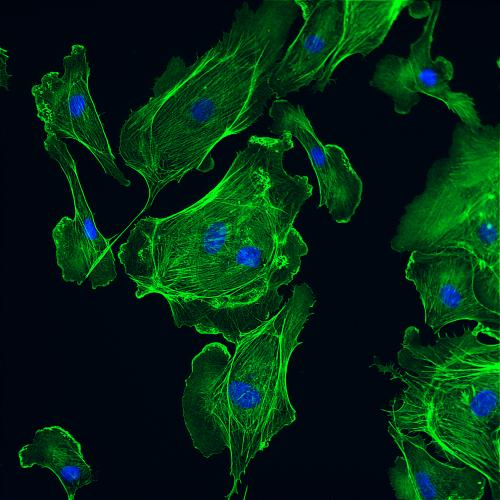
%> input picture 魔改四/cell.jpg, 500 x 500 px
$ octave diffraction_picture.m   (GNU Octave 9; MATLAB toolbox functions it lacks are replaced by stand-ins)
%> lines starting %> are read from the running program, lines starting %| are printed output that depends on the picture
### 魔改四/efrft2.m
function an = efrft2(a0,Lambda,d1,d2,f,L)
% extended fractional Fourier transform
% a0: input signal
% Lambda: wavelength
% d1: distance from input to lens
% d2: distance from lens to output
% f: focal length
% L: size of input image

N = size(a0,1);
x = [0:N-1]/N*L-L/2;
[x,y] = meshgrid(x);
u = [[0:N-1]/N-0.5]*N/L;
[u,v] = meshgrid(u);

m1x = exp(1i*pi*[-d2]*[x.^2+y.^2]/Lambda/[2*f^2-d1*d2]);
m2x = exp(1i*pi*f*[x.^2+y.^2]/Lambda/[2*f^2-d1*d2]);
m3u = exp(1i*pi*[-d1]*[x.^2+y.^2]/Lambda/[2*f^2-d1*d2]);
M2u = exp(-1i*pi*Lambda*[u.^2+v.^2]*[2*f^2-d1*d2]/f);%omit a phase factor
an = m3u.*ifft2(fft2(a0.*m1x).*fftshift(M2u));
% an = m3u.*ifft2(fft2(a0.*m1x).*fft2(m2x))/N;

### 魔改四/lens_fresnel.m
function Fi = lens_fresnel(I1,Lambda,Lx,Ly,d1,d2,f)
[M,N] = size(I1);
[u,v] = meshgrid([-N/2+1:N/2],[-M/2+1:M/2]);
u = u/Lx*Lambda;
v = v/Ly*Lambda;

[x,y] = meshgrid(([0:N-1]/N-1/2),([0:M-1]/M-1/2)); % Normarlized coordinates
x=Lx*x;
y=Lx*y;

Fhdq1 = exp(1i*2*pi*d1/Lambda)*exp(-1i*pi*d1/Lambda*[u.^2+v.^2]);
Fi = ifft2(fft2(I1).*fftshift(Fhdq1));
f1=Fi.*exp(-1j*pi*(x.^2+y.^2)/Lambda/f);
Fhdq2 = exp(1i*2*pi*d2/Lambda)*exp(-1i*pi*d2/Lambda*[u.^2+v.^2]);
Fi = ifft2(fft2(f1).*fftshift(Fhdq2));

### 魔改四/diffraction_picture.m
%   本程序用于生成位于共轭面的两幅图片

close all;
clear all;
clc;
addpath('./Functions');
%% 读图
src = imread('cell.jpg');
%> src is the input picture: size 500x500x3 uint8; mean R, G, B 3.6, 41.9, 20.2
src = rgb2gray(src);
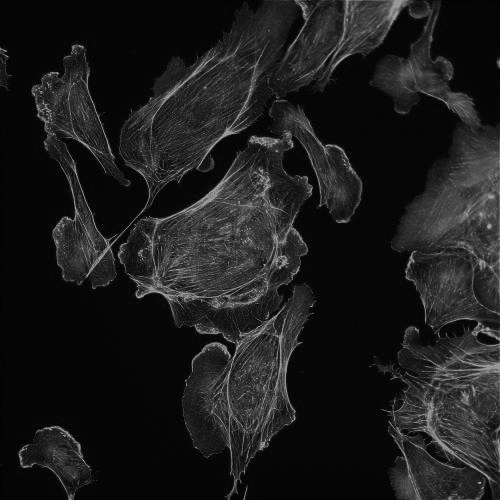
%> src: size 500x500 uint8; min 0, max 175, mean 27.9
src = imresize(src,[1024,1024]);
%> src: size 1024x1024 uint8
src = 1 - im2double(src);
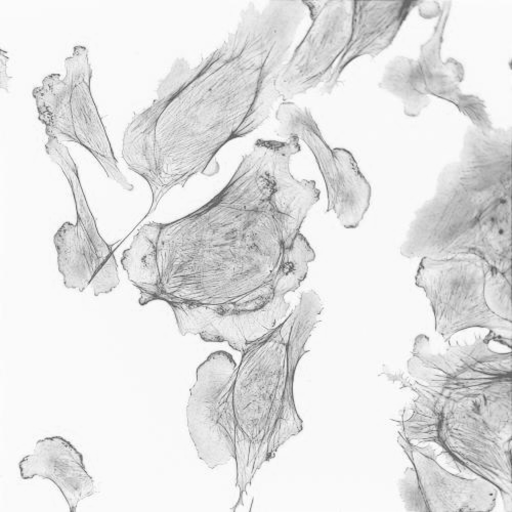
%> src: size 1024x1024 double (shown at 1/2 size); min 0.322, max 1, mean 0.891
figure;imshow(src);title('原图');         % 图1 显示原图

%% 参数设置
x = src;
nx = size(x,1);
%> nx = 1024
ny = size(x,2);
%> ny = 1024
lambda = 0.532;                  % 波长 单位 微米
dector_size = 4;                 % 一个像素的实际大小
% Lx = dector_size * nx;           % 图片x方向实际大小
Lx = 20;
% d1 =  [400000,40000,4000,400,40,4,0.4];
d1 = [1000000,100000,10000,1000,100,10,1];
d1 = wrev(d1);
d2 = [250000,25000,2500,250,25,2.5,0.25];
d2 = wrev(d2);
f = [200000,20000,2000,200,20,2,0.2];
f = wrev(f);
length = size(d1,2);
figure;subplot(2,4,1);imshow(src);title('原图');

%% 扩展分数傅立叶
for i = 1:length
    A(:,:,i) = efrft2(src,lambda,d1(i),d2(i),f(i),Lx);
    subplot(2,4,i+1);imshow(abs(A(:,:,i)),[]);title(['d = ',num2str(d1(i)/1000),'mm,f = ',num2str(f(i)/1000),'mm']);
end
%> this loop made 7 passes
%> pass 1, `imshow(abs(A(:,:,i)),[])`:
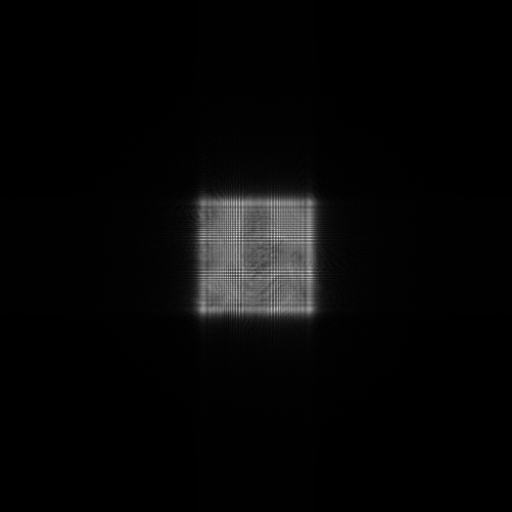
%> displayed picture: size 1024x1024, on the screen's scale of 0 to 255 (shown at 1/2 size); min 0, max 255, mean 7
%> after the loop:
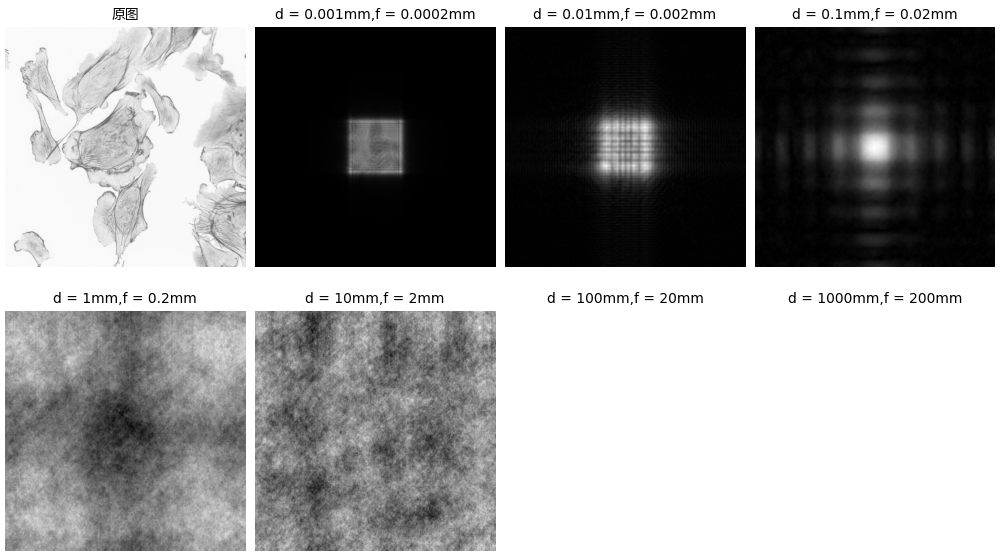
%> figure redrawn from the program's plot data, 8 panels

%% 菲涅尔衍射
figure;subplot(2,4,1);imshow(src);title('原图');
for i = 1:length
    B(:,:,i) = lens_fresnel(src,lambda,Lx,Lx,d1(i),d2(i),f(i));
    subplot(2,4,i+1);imshow(abs(B(:,:,i)),[]);title(['d = ',num2str(d1(i)/1000),'mm,f = ',num2str(f(i)/1000),'mm']);
end
%> this loop made 7 passes
%> pass 1, `imshow(abs(B(:,:,i)),[])`:
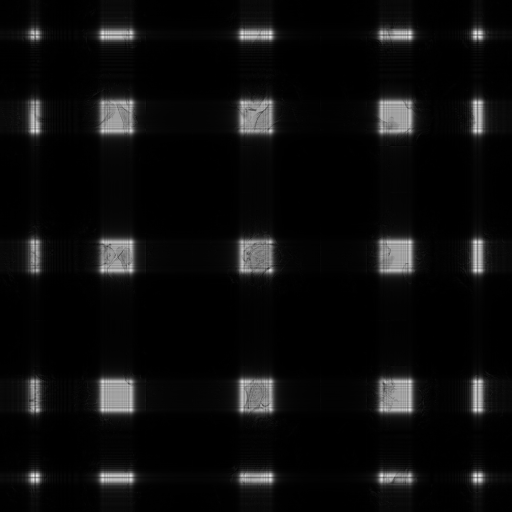
%> displayed picture: size 1024x1024, on the screen's scale of 0 to 255 (shown at 1/2 size); min 0, max 255, mean 13
%> pass 2, `imshow(abs(B(:,:,i)),[])`:
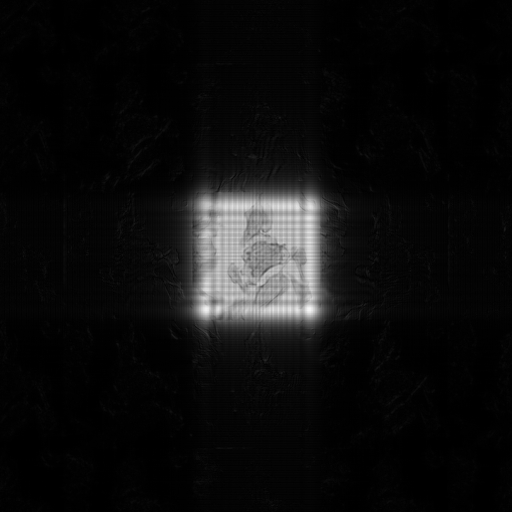
%> displayed picture: size 1024x1024, on the screen's scale of 0 to 255 (shown at 1/2 size); min 0, max 255, mean 14.2
%> after the loop:
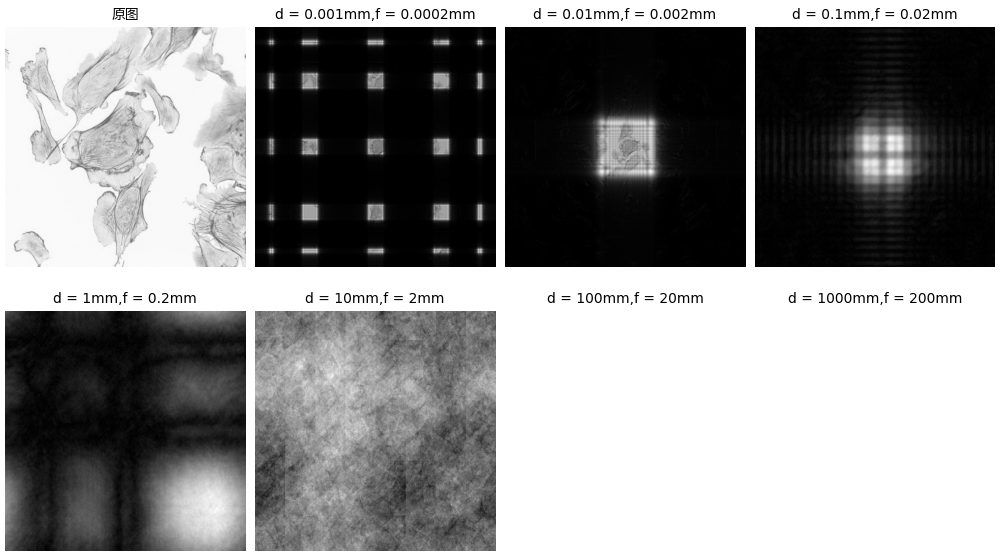
%> figure redrawn from the program's plot data, 8 panels
